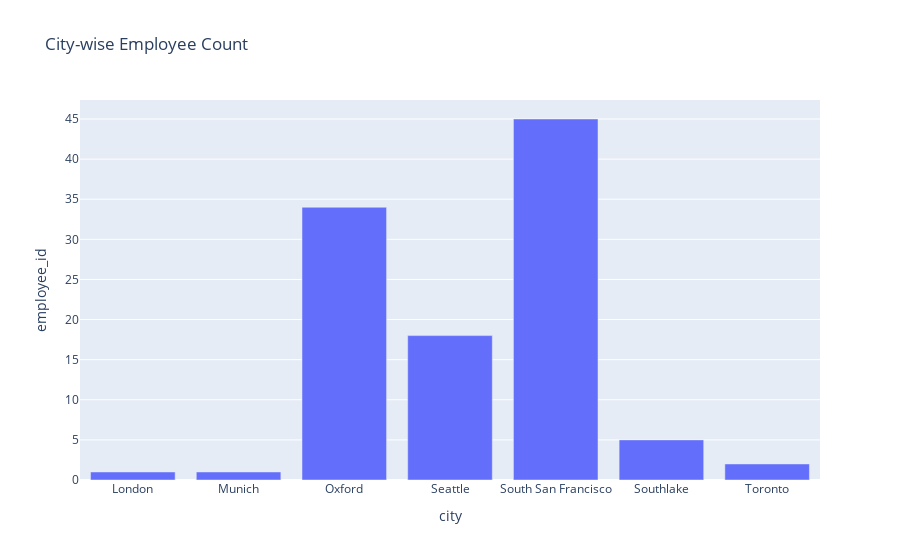

Notebook cell for this chart:
### Code cell
import plotly.express as px


df_city_wise_reset = df_city_wise.reset_index()
print(df_city_wise_reset.head())

# Create an interactive bar chart
fig = px.bar(df_city_wise_reset, x='city', y='employee_id', title='City-wise Employee Count')

# Show the chart
fig.show()

### Figure 1 — Plotly figure (JSON) as saved in the notebook; plotly's stock layout.template omitted (floating-point values rounded to 4 significant figures)
{"data": [{"alignmentgroup": "True", "hovertemplate": "city=%{x}<br>employee_id=%{y}<extra></extra>", "legendgroup": "", "marker": {"color": "#636efa", "pattern": {"shape": ""}}, "name": "", "offsetgroup": "", "orientation": "v", "showlegend": false, "textposition": "auto", "type": "bar", "x": ["London", "Munich", "Oxford", "Seattle", "South San Francisco", "Southlake", "Toronto"], "xaxis": "x", "y": [1, 1, 34, 18, 45, 5, 2], "yaxis": "y"}], "layout": {"autosize": true, "barmode": "relative", "legend": {"tracegroupgap": 0}, "title": {"text": "City-wise Employee Count"}, "xaxis": {"anchor": "y", "autorange": true, "domain": [0, 1], "range": [-0.5, 6.5], "title": {"text": "city"}, "type": "category"}, "yaxis": {"anchor": "x", "autorange": true, "domain": [0, 1], "range": [0, 47.37], "title": {"text": "employee_id"}, "type": "linear"}}}
